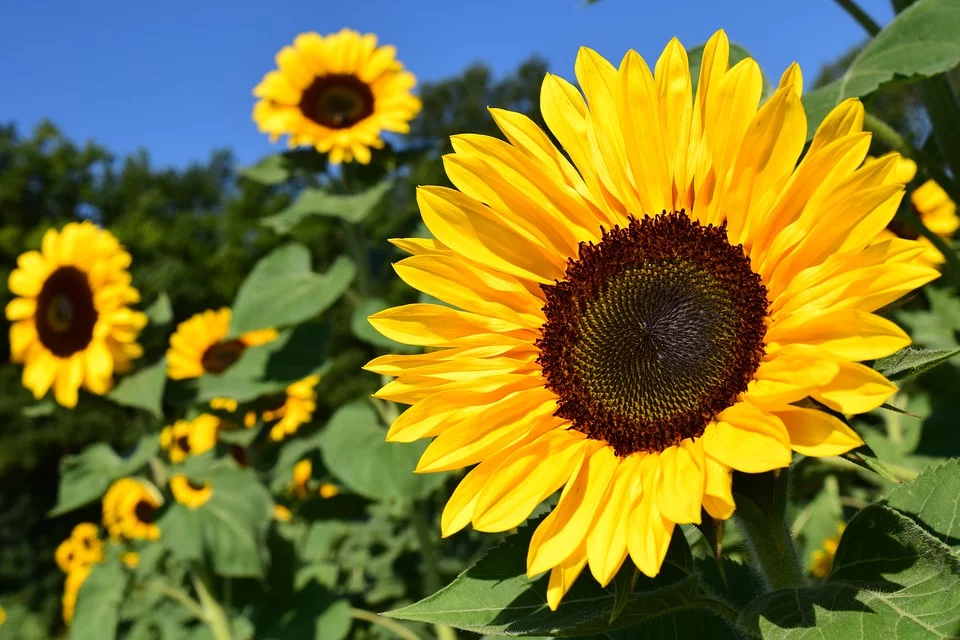
#> input picture sunflower.png, 960 x 640 px
$ jupyter execute drawing_image_processing.ipynb   (shell and % lines are left out)
#> lines starting #> are read from the running program, lines starting #| are printed output that depends on the picture
[cell 1]
import numpy as np
import cv2
import matplotlib.pyplot as plt

[cell 2]
def display(image, flip=True, cmap=None):
#> called with flip = True
    if flip:
        image = cv2.cvtColor(image, cv2.COLOR_BGR2RGB)
#> image: shape (300, 300, 3); every value is 0
    plt.figure(figsize=(6, 6))
    _ = plt.imshow(image, cmap=cmap)
    plt.axis("off")

[cell 3]
# create an empty canvas - black color
# 300x300, 3 channels
shape = (300, 300, 3)
canvas = np.zeros(shape, dtype="uint8")
display(canvas)

[cell 4]
# draw line from top-left corner to bottom right
green = (0, 255, 0) # (B, G, R) format

cv2.line(canvas, (0, 0), (300, 300), green)
display(canvas)
#> call 2 of display, with flip = True
#> in display (call 2), `image = cv2.cvtColor(image, cv2.COLOR_BGR2RGB)`:
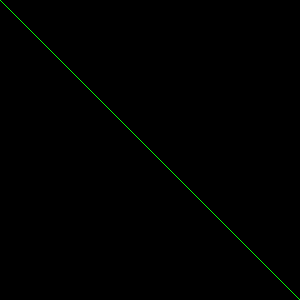
#> image: shape (300, 300, 3); mean R, G, B 0, 0.8, 0

[cell 5]
# draw another line with 3 pixels width, from top-right to bottom-left
red = (0, 0, 255) # (B, G, R) format
cv2.line(canvas, (0, 300), (300, 0), red, 3)
display(canvas)
#> call 3 of display, with flip = True
#> in display (call 3), `image = cv2.cvtColor(image, cv2.COLOR_BGR2RGB)`:
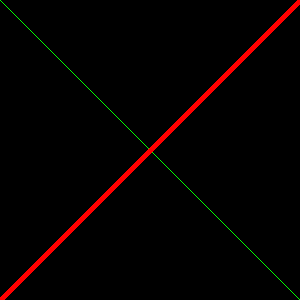
#> image: shape (300, 300, 3); mean R, G, B 5.9, 0.8, 0

[cell 6]
# drawing a 50x50 pixel square, start at 10x10 and end at 60x60
cv2.rectangle(canvas, (10, 10), (60, 60), green)
display(canvas)

[cell 7]
# draw another rectangle red color and 5 pixels thick
red = (0, 0, 255) # (B, G, R) format
cv2.rectangle(canvas, (50, 200), (200, 225), red, 5)
display(canvas)

[cell 8]
# draw another rectangle but filled instead of hollow
blue = (255, 0, 0)
cv2.rectangle(canvas, (200, 50), (225, 125), blue, -1)
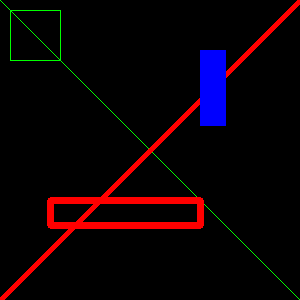
#> canvas: shape (300, 300, 3); mean of channels 0, 1, 2 5.6, 1.4, 12; drawn as B, G, R
display(canvas)

### Circles

[cell 9]
# blank canvas
shape = (300, 300, 3)
canvas = np.zeros(shape, dtype="uint8")
display(canvas)

[cell 10]
# draw a circle at center of canvas with increasing radii from 25 pixels to 150 pixels
# get center
(cX, cY) = (canvas.shape[1]//2, canvas.shape[0]//2)
white = (255, 255, 255)

for r in range(0, 175, 25):
    cv2.circle(canvas, (cX, cY), r, white)
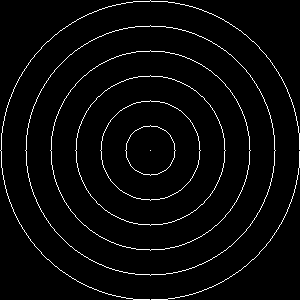
#> canvas: shape (300, 300, 3); 3.3% white in thin lines or dots
display(canvas)

[cell 11]
# draw 25 random circles
for i in range(0, 25):
    # random integer btw 5 and 200
    radius = np.random.randint(5, high=200)
    color = np.random.randint(0, high=300, size=(3, )).tolist()
    center = np.random.randint(0, high=300, size=(2, ))

    cv2.circle(canvas, tuple(center), radius, color, -1)
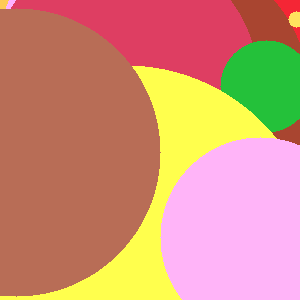
#> canvas: shape (300, 300, 3); mean of channels 0, 1, 2 119.4, 144.8, 206.2; drawn as B, G, R
display(canvas)

### Translation

[cell 12]
tx = 50 # number of pixels to shift in the X direction
ty = 50 # number of pixels to shift in the Y direction
translation_matrix = [[1, 0, tx],
                      [0, 1, ty]]

[cell 13]
import imutils

[cell 14]
image = cv2.imread("sunflower.png")
#> image is the input picture: shape (640, 960, 3); mean B, G, R 48.2, 120.4, 125.7
display(image)

[cell 15]
# translation matrix M
M = np.float32([[1, 0, 25],
                [0, 1, 50]])

[cell 16]
shifted = cv2.warpAffine(image, M, (image.shape[1], image.shape[0]))
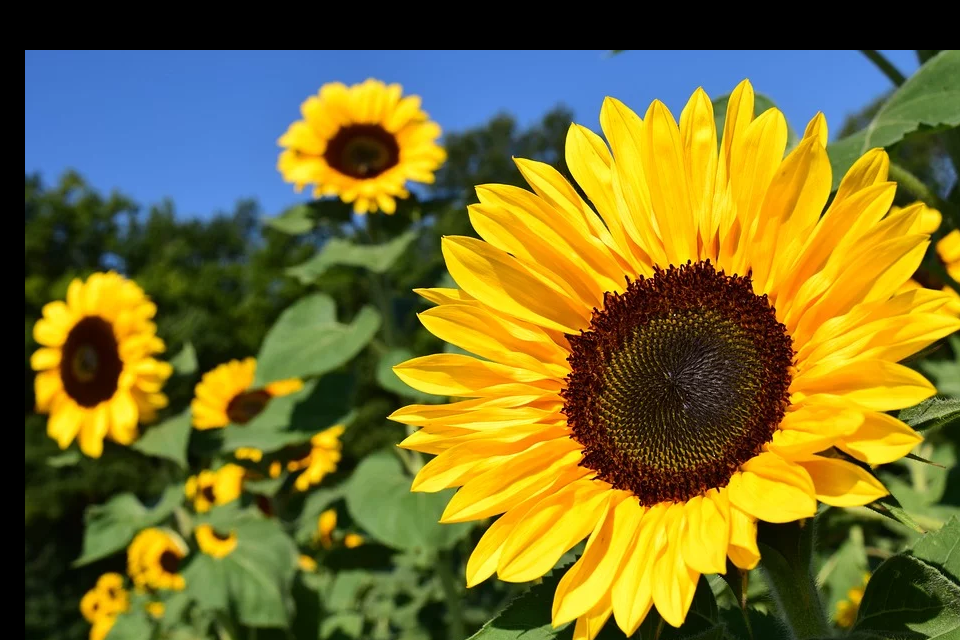
#> shifted: shape (640, 960, 3); mean B, G, R 44.5, 111.1, 118.3
display(shifted)

$ run again, with florida_trip.png copied over sunflower.png
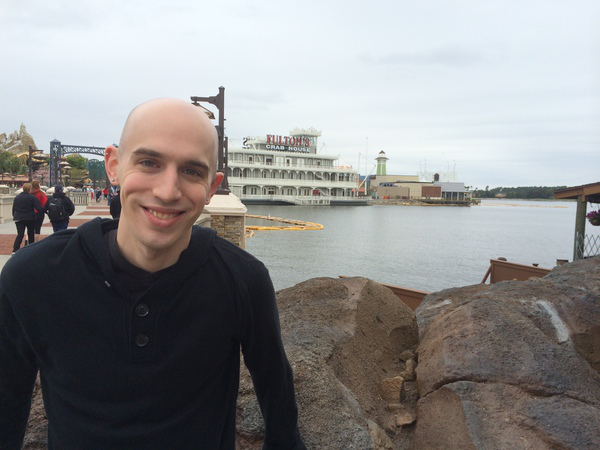
#> input picture florida_trip.png, 600 x 450 px
#> image: shape (300, 300, 3); every value is 0
#> image is the input picture: shape (450, 600, 3); mean B, G, R 139.9, 140.1, 141
#> `shifted = cv2.warpAffine(image, M, (image.shape[1], image.shape[0]))`:
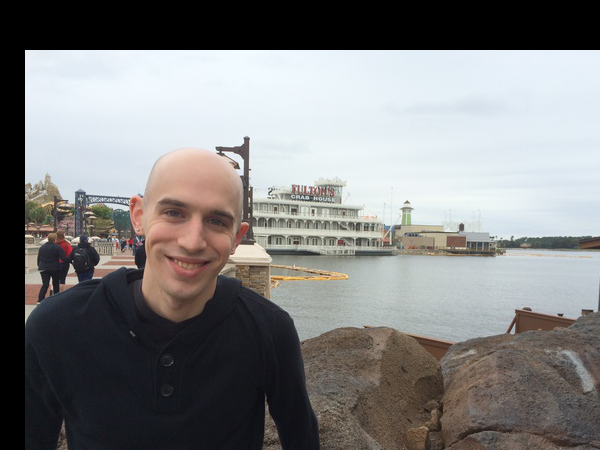
#> shifted: shape (450, 600, 3); mean B, G, R 127.8, 128, 128.4
